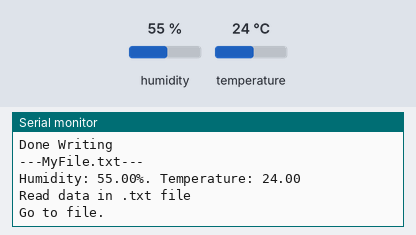
The sketch below on a simulated Arduino Uno, built with avr-gcc and run on an emulated ATmega328P. Parts: the last lines printed to the serial monitor. The inputs (shaded band) are chosen by the test bench; at power-on: humidity 55 %, temperature 24 °C. Storage starts empty.

Above: at 5.9 s.
6.0 s: humidity set to 22 %
At 10.2 s:
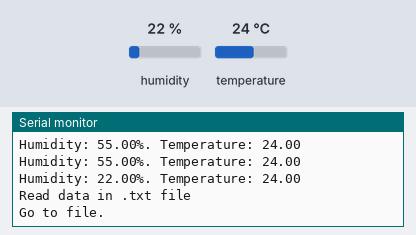
10.5 s: temperature set to 12 °C
At 13.8 s:
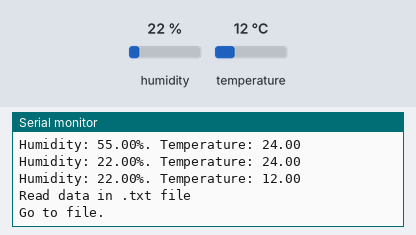
19.1 s: humidity set to 40 %
At 23.0 s:
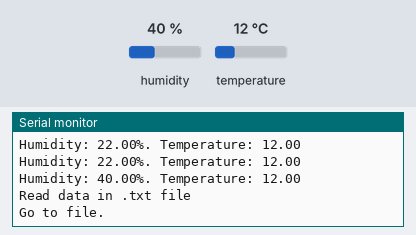
Timing chart, 0 to 24.5 s (numbered marks = the images above; inputs shaded):
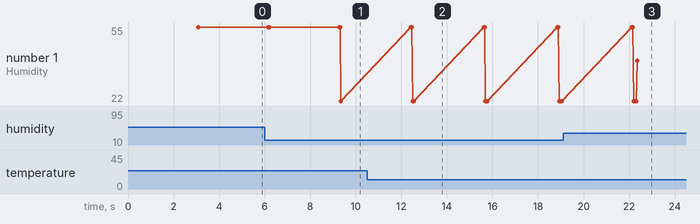

Measured:
- after the input at 6.0 s, the serial monitor: prints a new line after 3.3 s (image 1)
- after the input at 10.5 s, the serial monitor: prints a new line after 2.0 s (image 2)
- after the input at 19.1 s, the serial monitor: prints a new line after 3.3 s (image 3)
- plotted number 1: 55 → 22 after the input at 6.0 s, 22 → 40 after the input at 19.1 s

The sketch:

sketch_mar12a.ino
```cpp
#include <SD.h>
#include <SPI.h>
#include "DHT.h"
#define DHTPIN 8
#define DHTTYPE DHT11

File myFile; // a File Object
String myFileName = "Text.txt"; // The name of the file we will create
int cs = 10;

DHT dht(DHTPIN, DHTTYPE);
void setup()
{
 Serial.begin(9600);
 dht.begin();
 while(!Serial) {
 }
 Serial.println("Initializing SD card...");
 Serial.println();

  pinMode(cs, OUTPUT);

 // see if the card is present and can be initialized:
 if (!SD.begin(cs)) {
 Serial.println("SD did not initiliaze.");
 while(1);
 }
 Serial.println("SD initialized.\r\n\r\n");

  if (SD.exists("Text.txt"))
  { // if "file.txt" exists, fill will be deleted
    Serial.println("File \"Text.txt\" ");
    delay(300);
    if (SD.remove("Text.txt") == true)
    {
      Serial.println("Remove Done");
    }
    else{
      Serial.println("Cannot remove file");
    }
    delay(600);
  }
 Serial.println("Done Writing");
}
void loop()
{
  delay(2000);

  float h = dht.readHumidity();

  float t = dht.readTemperature();


  myFile = SD.open(myFileName, FILE_WRITE); // create and open ".txt" to write data
  if (myFile){

    myFile.print("Humidity: ");
    myFile.print(h);
    myFile.print("%.");
    myFile.print(" Temperature: ");
    myFile.println(t);

    myFile.close(); // close file

  }
  else{
    Serial.println("Can not write number in file.");
  }

  delay(1000);

 myFile = SD.open(myFileName, FILE_READ);
  if (myFile) {
    Serial.println("---MyFile.txt---");
    //char character;
    while (myFile.available()) {
      Serial.write(myFile.read());
    }
    myFile.close();
    Serial.println("Read data in .txt file");

  }
  else{
    Serial.println("Can not read number in file.");
  }

  Serial.println();
  Serial.println("Go to file.");
  Serial.println();
  //delay(2000);

}
```
